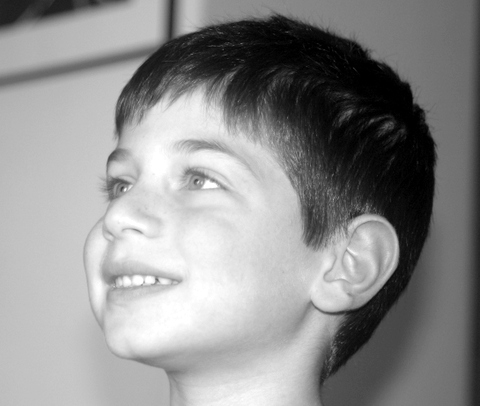
#> input picture adambw.jpg, 480 x 406 px
$ python histogram.py adambw.jpg
#> lines starting #> are read from the running program, lines starting #| are printed output that depends on the picture
import matplotlib.pyplot as plt
import numpy as np
from PIL import Image
import sys

img = Image.open(sys.argv[1]).convert("L")
_ = plt.hist(img.getdata(), bins='auto')
plt.show()
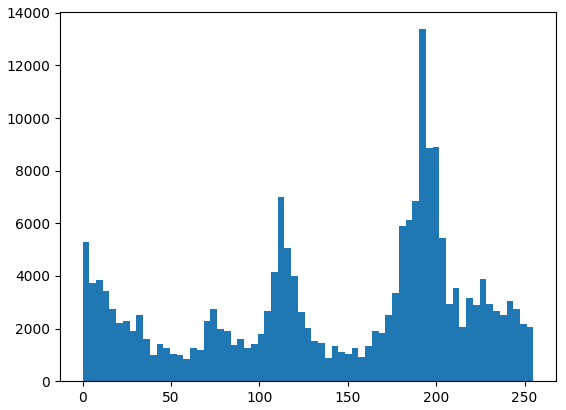
#> figure drawn by matplotlib, 1 panel; tallest bar 13374 high, from x = 190.3 to 194.1
